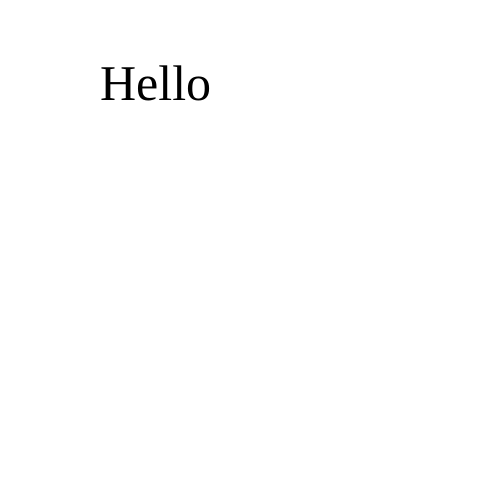
Frame 1 (no input)
Frame 60 (no input): identical to frame 1, image omitted
Frame 120 (the mouse pressed at the canvas centre since frame 60): identical to frame 1, image omitted

The p5.js sketch that drew this single still picture (run headless with seeded random() and noise() and a simulated clock; from frame 60 on, the mouse is pressed at the canvas centre):

// p5.js sketch
// ── sketch.js
function setup() {
  createCanvas(500,500);
  textSize(50);
  textFont("Raleway");
}

function draw() {
  background(255);
  text("Hello", 100, 100); // position is based on text baseline
}
